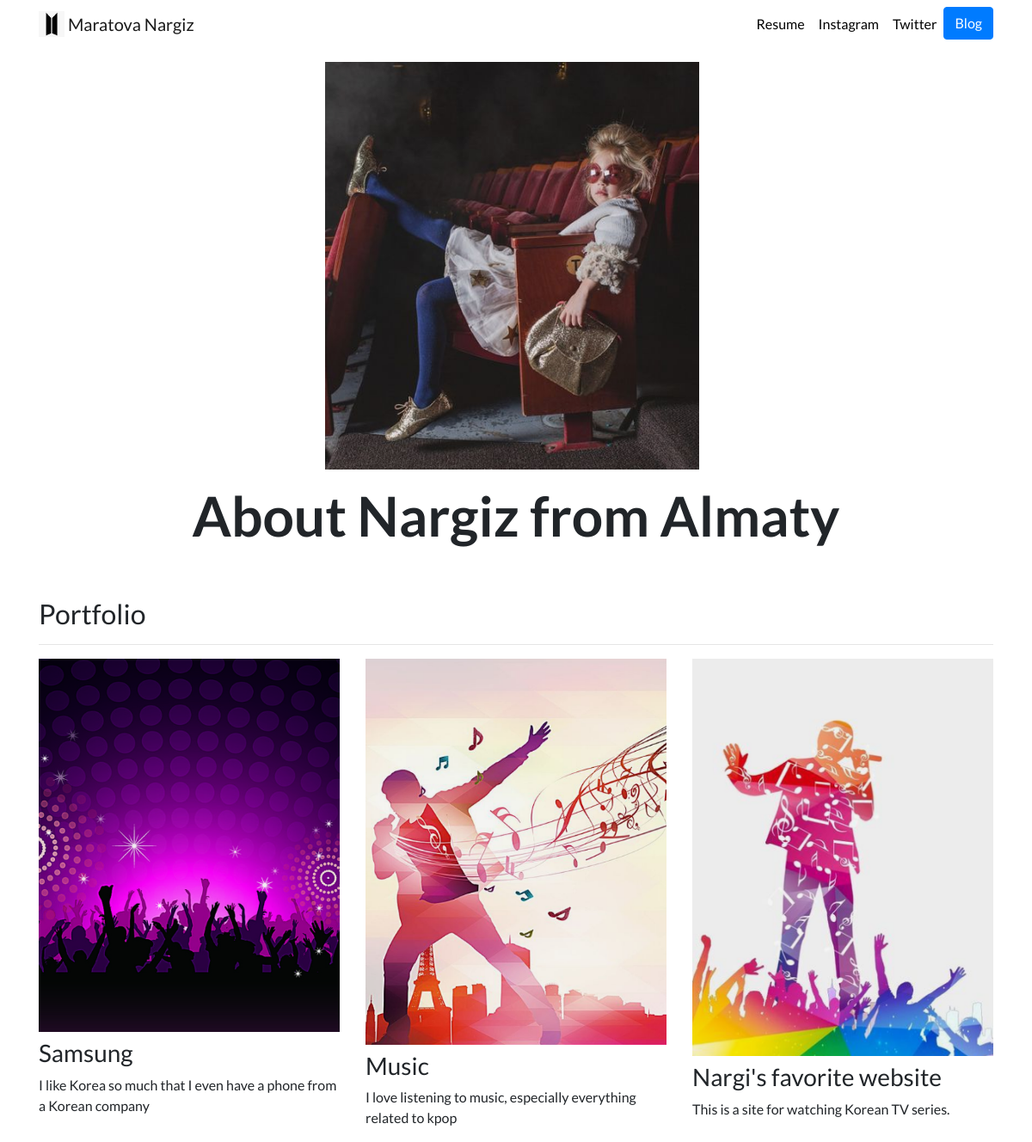
The page / on the database its author committed.
### portfolio/models.py (models this page shows, shortened)
class Project(models.Model):
    title = models.CharField(max_length=100)
    description = models.CharField(max_length=250)
    image = models.ImageField(upload_to='portfolio/images/')
    url = models.URLField(blank=True)

### portfolio/views.py (the view)
# urls.py: 2. Add a URL to urlpatterns:  path('', views.home, name='home')
def home(request):
    projects = Project.objects.all()
    return render(request, 'portfolio/home.html', {'projects':projects})

### portfolio/templates/portfolio/home.html
{% extends "portfolio/base.html" %}
{% load static %}
{% block content %}
<div class="row justify-content-center my-3">
  <div class="col-5">
    <img src="{% static 'portfolio/26.png' %}" class="img-fluid">
  </div>
</div>
<div class="row justify-content-center mb-3">
  <div class="col-md-9 text-center">
    <h1 id="hometext" class="font-weight-bold">About Nargiz from Almaty</h1>
  </div>
</div>
<h2 class="mt-5">Portfolio</h2>
<hr>
<div class="row">
  {% for project in projects %}
  <div class="col-lg-4 col-md-6">
    {% if project.url %}
    <a href="{{ project.url }}">
      <img src="{{ project.image.url }}" class="img-fluid mb-2">
    </a>
    {% else %}
    <img src="{{ project.image.url }}" class="img-fluid mb-2">
    {% endif %}
    <h3>{{ project.title }}</h3>
    <p>{{ project.description }}</p>
  </div>
  {% endfor %}
</div>
{% endblock %}

### portfolio/templates/portfolio/base.html (shortened to what this page needs)
{% load static %}
<!doctype html>
<html lang="en">
<head>
  <link rel="stylesheet" href="https://stackpath.bootstrapcdn.com/bootstrap/4.4.1/css/bootstrap.min.css">
  <link rel="stylesheet" href="{% static "portfolio/custom.css" %}">
</head>
<body>
  <nav id="topNav" class="navbar navbar-expand-md navbar-light">
    <div class="container">
      <a class="navbar-brand" href="{% url 'home' %}">
        <img src="{% static "portfolio/logo.png" %}" width="30" height="30" class="d-inline-block align-top" alt="Nick's Logo">
        <span>Maratova Nargiz</span>
      </a>
      <div class="collapse navbar-collapse text-center" id="navbarNav">
        <ul class="navbar-nav ml-auto">
          <li class="nav-item">
            <a class="nav-link" href="{% static "portfolio/resume.pdf" %}">Resume</a>
          </li>
          <li class="nav-item">
            <a class="nav-link" href="https://www.instagram.com/nargimnm/" target="_blank">Instagram</a>
          </li>
          <li class="nav-item">
            <a class="nav-link" href="https://twitter.com" target="_blank">Twitter</a>
          </li>
          <li>
            <a role="button" href="{% url 'blog:all_blogs' %}" class="btn btn-primary">Blog</a>
          </li>
        </ul>
      </div>
    </div>
  </nav>
  <div class="container">
    {% block content %}{% endblock %}
  </div>
</body>
</html>

### portfolio/static/portfolio/custom.css (style rules this page uses)
.navbar-nav .nav-link { color: rgba(0,0,0,1) !important; }
body { font-family: 'Lato', sans-serif; }
@media (min-width: 992px) { #hometext { font-size: 4rem; } }

### rows shown on the page
Project: image (picture), title "Samsung", description "I like Korea so much that I even have a phone from a Korean company"
Project: image (picture), title "Music", description "I love listening to music, especially everything related to kpop"
Project: image (picture), title "Nargi's favorite website", description "This is a site for watching Korean TV series."
